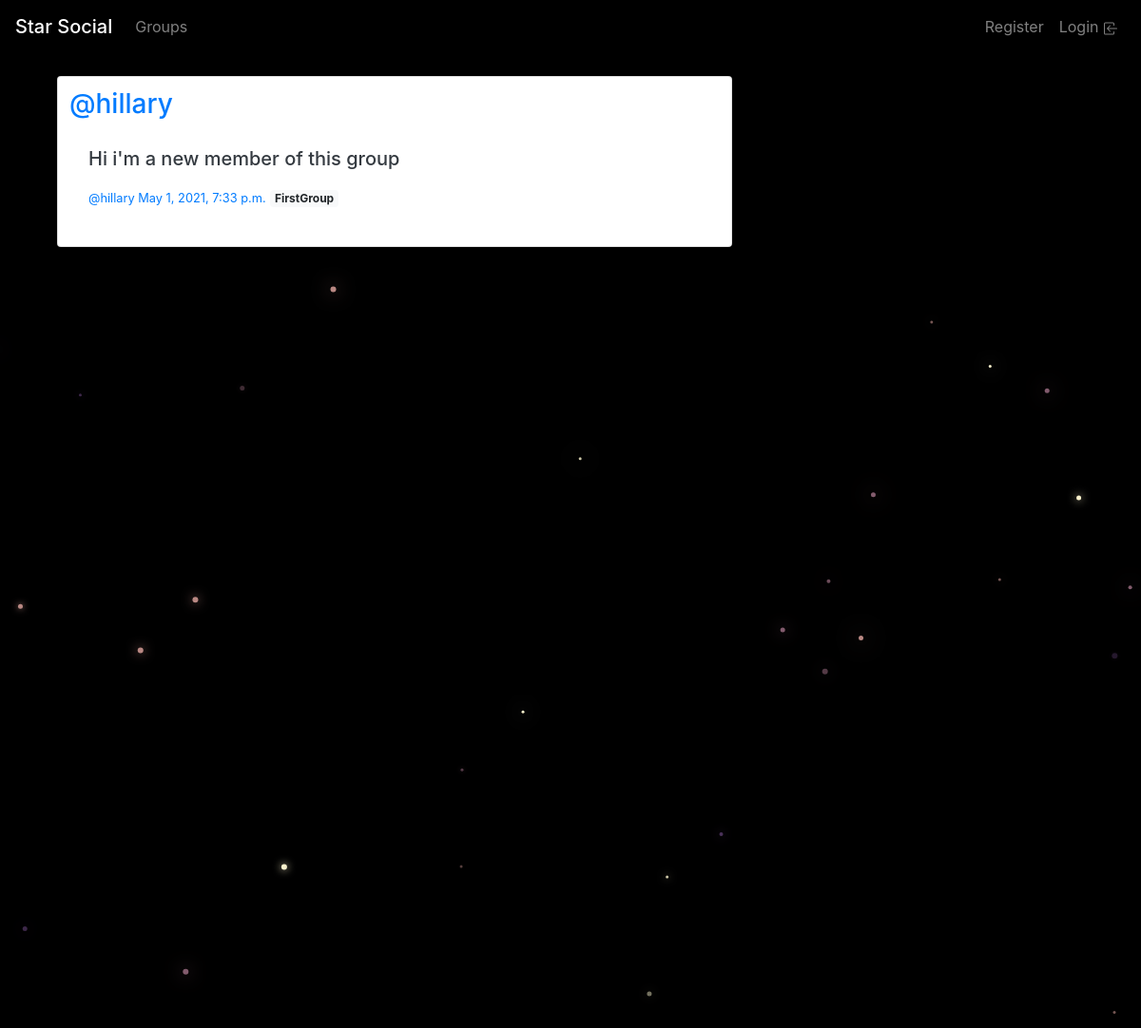
Screenshot of /posts/by/hillary/18/ with the database file from the repository.
### posts/models.py (models this page shows, shortened)
class Post(models.Model):
    user = models.ForeignKey(User, on_delete=models.CASCADE, related_name='posts')
    created_at = models.DateTimeField(auto_now=True)
    message = models.TextField()
    message_html = models.TextField(editable=False)
    group = models.ForeignKey(Group, on_delete=models.CASCADE, blank=True, null=True, related_name='posts')
    class Meta:
        ordering = ['-created_at']
        unique_together = ['user', 'message']

### groups/models.py (models this page shows, shortened)
class Group(models.Model):
    name = models.CharField(max_length=255, unique=True)
    slug = models.SlugField(allow_unicode=True, unique=True)
    description = models.TextField(blank=True, default='')
    description_html = models.TextField(editable=False, blank=True, default='')
    members = models.ManyToManyField(User, through='GroupMember')
    created_by = models.ForeignKey(User, on_delete=models.CASCADE, related_name='admin')
    created_at = models.DateTimeField(auto_now=True)
    class Meta:
        ordering = ['name']

### posts/views.py (the view)
# urls.py: path('by/<str:username>/<int:pk>/', PostDetail.as_view(), name='single'),
class PostDetail(SelectRelatedMixin, DetailView):
    model = Post
    select_related = ('user', 'group')
    template_name = 'posts/detail.html'
    context_object_name = 'posts'
    def get_queryset(self):
        queryset = super().get_queryset()
        return queryset.filter(user__username__iexact=self.kwargs.get('username'))

### posts/templates/posts/detail.html
{% extends 'posts/base.html' %}
{% block post_content %}
  <div class="col-md-8 mt-4">
      {% include 'posts/_post.html' %}
  </div>
{% endblock %}

### posts/templates/posts/_post.html (shortened to what this page needs)
<div class="card mb-3" style="padding: 12px 12px 12px 12px;">
	<h3 class="mr-5"><a href="{% url 'posts:for_user' username=posts.user.username %}">@{{ posts.user.username }}</a></h3>
	<div class="card-body">
		<h5 class="text-dark">{{ posts.message_html|safe }}</h5>
	<small><a href="{% url 'posts:single' username=posts.user.username pk=posts.pk %}">@{{ posts.user.username }} <time class="time">{{ posts.created_at }}</time></a></small>
				{% if posts.group %}
	  			<span class="badge badge-light">{{ posts.group.name }}</span>
				{% endif %}
	</div>
</div>

### static/css/master.css (style rules this page uses)
body { margin: 0; overflow: auto; background-color: black; color:white; }

### rows the page displays
Post: user.username "hillary", message_html "Hi i'm a new member of this group", created_at "May 1, 2021, 7:33 p.m.", group.name "FirstGroup"
